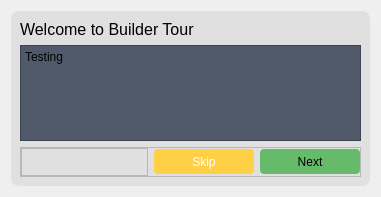
<?xml version="1.0" encoding="UTF-8"?>
<ui version="4.0">
 <class>Form</class>
 <widget class="QWidget" name="Form">
  <property name="geometry">
   <rect>
    <x>0</x>
    <y>0</y>
    <width>381</width>
    <height>197</height>
   </rect>
  </property>
  <property name="windowTitle">
   <string>Form</string>
  </property>
  <property name="autoFillBackground">
   <bool>false</bool>
  </property>
  <layout class="QVBoxLayout" name="verticalLayout">
   <item>
    <widget class="QWidget" name="widget" native="true">
     <property name="styleSheet">
      <string notr="true">QWidget#widget{
                                 border-radius: 8px;

	background-color: rgb(224, 224, 224);
}
</string>
     </property>
     <layout class="QVBoxLayout" name="verticalLayout_2">
      <item>
       <widget class="QLabel" name="label">
        <property name="font">
         <font>
          <family>Segoe UI</family>
          <pointsize>12</pointsize>
         </font>
        </property>
        <property name="text">
         <string>Welcome to Builder Tour</string>
        </property>
       </widget>
      </item>
      <item>
       <widget class="QTextBrowser" name="textBrowser">
        <property name="font">
         <font>
          <family>Segoe UI</family>
         </font>
        </property>
        <property name="styleSheet">
         <string notr="true">background-color: rgb(81, 90, 106);</string>
        </property>
        <property name="html">
         <string>&lt;!DOCTYPE HTML PUBLIC &quot;-//W3C//DTD HTML 4.0//EN&quot; &quot;http://www.w3.org/TR/REC-html40/strict.dtd&quot;&gt;
&lt;html&gt;&lt;head&gt;&lt;meta name=&quot;qrichtext&quot; content=&quot;1&quot; /&gt;&lt;style type=&quot;text/css&quot;&gt;
p, li { white-space: pre-wrap; }
&lt;/style&gt;&lt;/head&gt;&lt;body style=&quot; font-family:'Segoe UI'; font-size:9pt; font-weight:400; font-style:normal;&quot;&gt;
&lt;p style=&quot; margin-top:0px; margin-bottom:0px; margin-left:0px; margin-right:0px; -qt-block-indent:0; text-indent:0px;&quot;&gt;&lt;span style=&quot; font-family:'PMingLiU';&quot;&gt;Testing&lt;/span&gt;&lt;/p&gt;&lt;/body&gt;&lt;/html&gt;</string>
        </property>
       </widget>
      </item>
      <item>
       <widget class="QFrame" name="frame">
        <property name="minimumSize">
         <size>
          <width>0</width>
          <height>30</height>
         </size>
        </property>
        <property name="frameShape">
         <enum>QFrame::StyledPanel</enum>
        </property>
        <property name="frameShadow">
         <enum>QFrame::Raised</enum>
        </property>
        <layout class="QHBoxLayout" name="horizontalLayout">
         <property name="spacing">
          <number>6</number>
         </property>
         <property name="leftMargin">
          <number>0</number>
         </property>
         <property name="topMargin">
          <number>0</number>
         </property>
         <property name="rightMargin">
          <number>0</number>
         </property>
         <property name="bottomMargin">
          <number>0</number>
         </property>
         <item>
          <widget class="QFrame" name="frame_2">
           <property name="frameShape">
            <enum>QFrame::StyledPanel</enum>
           </property>
           <property name="frameShadow">
            <enum>QFrame::Raised</enum>
           </property>
          </widget>
         </item>
         <item>
          <widget class="QPushButton" name="btn_skip">
           <property name="minimumSize">
            <size>
             <width>0</width>
             <height>25</height>
            </size>
           </property>
           <property name="maximumSize">
            <size>
             <width>100</width>
             <height>16777215</height>
            </size>
           </property>
           <property name="palette">
            <palette>
             <active>
              <colorrole role="WindowText">
               <brush brushstyle="SolidPattern">
                <color alpha="255">
                 <red>255</red>
                 <green>255</green>
                 <blue>255</blue>
                </color>
               </brush>
              </colorrole>
              <colorrole role="Button">
               <brush brushstyle="SolidPattern">
                <color alpha="255">
                 <red>255</red>
                 <green>208</green>
                 <blue>69</blue>
                </color>
               </brush>
              </colorrole>
              <colorrole role="Text">
               <brush brushstyle="SolidPattern">
                <color alpha="255">
                 <red>255</red>
                 <green>255</green>
                 <blue>255</blue>
                </color>
               </brush>
              </colorrole>
              <colorrole role="ButtonText">
               <brush brushstyle="SolidPattern">
                <color alpha="255">
                 <red>255</red>
                 <green>255</green>
                 <blue>255</blue>
                </color>
               </brush>
              </colorrole>
              <colorrole role="Base">
               <brush brushstyle="SolidPattern">
                <color alpha="255">
                 <red>255</red>
                 <green>208</green>
                 <blue>69</blue>
                </color>
               </brush>
              </colorrole>
              <colorrole role="Window">
               <brush brushstyle="SolidPattern">
                <color alpha="255">
                 <red>255</red>
                 <green>208</green>
                 <blue>69</blue>
                </color>
               </brush>
              </colorrole>
             </active>
             <inactive>
              <colorrole role="WindowText">
               <brush brushstyle="SolidPattern">
                <color alpha="255">
                 <red>255</red>
                 <green>255</green>
                 <blue>255</blue>
                </color>
               </brush>
              </colorrole>
              <colorrole role="Button">
               <brush brushstyle="SolidPattern">
                <color alpha="255">
                 <red>255</red>
                 <green>208</green>
                 <blue>69</blue>
                </color>
               </brush>
              </colorrole>
              <colorrole role="Text">
               <brush brushstyle="SolidPattern">
                <color alpha="255">
                 <red>255</red>
                 <green>255</green>
                 <blue>255</blue>
                </color>
               </brush>
              </colorrole>
              <colorrole role="ButtonText">
               <brush brushstyle="SolidPattern">
                <color alpha="255">
                 <red>255</red>
                 <green>255</green>
                 <blue>255</blue>
                </color>
               </brush>
              </colorrole>
              <colorrole role="Base">
               <brush brushstyle="SolidPattern">
                <color alpha="255">
                 <red>255</red>
                 <green>208</green>
                 <blue>69</blue>
                </color>
               </brush>
              </colorrole>
              <colorrole role="Window">
               <brush brushstyle="SolidPattern">
                <color alpha="255">
                 <red>255</red>
                 <green>208</green>
                 <blue>69</blue>
                </color>
               </brush>
              </colorrole>
             </inactive>
             <disabled>
              <colorrole role="WindowText">
               <brush brushstyle="SolidPattern">
                <color alpha="255">
                 <red>255</red>
                 <green>255</green>
                 <blue>255</blue>
                </color>
               </brush>
              </colorrole>
              <colorrole role="Button">
               <brush brushstyle="SolidPattern">
                <color alpha="255">
                 <red>255</red>
                 <green>208</green>
                 <blue>69</blue>
                </color>
               </brush>
              </colorrole>
              <colorrole role="Text">
               <brush brushstyle="SolidPattern">
                <color alpha="255">
                 <red>255</red>
                 <green>255</green>
                 <blue>255</blue>
                </color>
               </brush>
              </colorrole>
              <colorrole role="ButtonText">
               <brush brushstyle="SolidPattern">
                <color alpha="255">
                 <red>255</red>
                 <green>255</green>
                 <blue>255</blue>
                </color>
               </brush>
              </colorrole>
              <colorrole role="Base">
               <brush brushstyle="SolidPattern">
                <color alpha="255">
                 <red>255</red>
                 <green>208</green>
                 <blue>69</blue>
                </color>
               </brush>
              </colorrole>
              <colorrole role="Window">
               <brush brushstyle="SolidPattern">
                <color alpha="255">
                 <red>255</red>
                 <green>208</green>
                 <blue>69</blue>
                </color>
               </brush>
              </colorrole>
             </disabled>
            </palette>
           </property>
           <property name="font">
            <font>
             <family>Segoe UI</family>
            </font>
           </property>
           <property name="styleSheet">
            <string notr="true">border-radius: 4px;
background-color: rgb(255,208,69);
color: rgb(255,255,255);</string>
           </property>
           <property name="text">
            <string>Skip</string>
           </property>
          </widget>
         </item>
         <item>
          <widget class="QPushButton" name="btn_next">
           <property name="minimumSize">
            <size>
             <width>0</width>
             <height>25</height>
            </size>
           </property>
           <property name="maximumSize">
            <size>
             <width>100</width>
             <height>16777215</height>
            </size>
           </property>
           <property name="font">
            <font>
             <family>Segoe UI</family>
            </font>
           </property>
           <property name="styleSheet">
            <string notr="true">border-radius: 4px;
background-color: rgb(102, 187, 106);</string>
           </property>
           <property name="text">
            <string>Next</string>
           </property>
          </widget>
         </item>
        </layout>
       </widget>
      </item>
     </layout>
    </widget>
   </item>
  </layout>
 </widget>
 <resources/>
 <connections/>
</ui>
